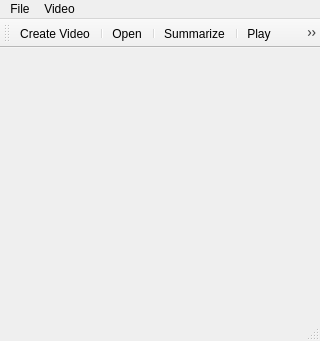
<?xml version="1.0" encoding="UTF-8"?>
<ui version="4.0">
 <class>MainWindow</class>
 <widget class="QMainWindow" name="MainWindow">
  <property name="enabled">
   <bool>true</bool>
  </property>
  <property name="geometry">
   <rect>
    <x>0</x>
    <y>0</y>
    <width>320</width>
    <height>341</height>
   </rect>
  </property>
  <property name="minimumSize">
   <size>
    <width>320</width>
    <height>300</height>
   </size>
  </property>
  <property name="maximumSize">
   <size>
    <width>320</width>
    <height>341</height>
   </size>
  </property>
  <property name="windowTitle">
   <string>MainWindow</string>
  </property>
  <widget class="QWidget" name="centralwidget">
   <property name="minimumSize">
    <size>
     <width>320</width>
     <height>300</height>
    </size>
   </property>
   <property name="maximumSize">
    <size>
     <width>320</width>
     <height>180</height>
    </size>
   </property>
   <layout class="QGridLayout" name="gridLayout"/>
  </widget>
  <widget class="QMenuBar" name="menubar">
   <property name="geometry">
    <rect>
     <x>0</x>
     <y>0</y>
     <width>320</width>
     <height>21</height>
    </rect>
   </property>
   <widget class="QMenu" name="menuFile">
    <property name="title">
     <string>File</string>
    </property>
    <addaction name="actionCreate_Video"/>
    <addaction name="actionOpen"/>
    <addaction name="actionSummarize"/>
   </widget>
   <widget class="QMenu" name="menuVideo">
    <property name="title">
     <string>Video</string>
    </property>
    <addaction name="actionPlay"/>
    <addaction name="actionPause"/>
    <addaction name="actionStop"/>
   </widget>
   <addaction name="menuFile"/>
   <addaction name="menuVideo"/>
  </widget>
  <widget class="QStatusBar" name="statusbar"/>
  <widget class="QToolBar" name="toolBar">
   <property name="windowTitle">
    <string>toolBar</string>
   </property>
   <attribute name="toolBarArea">
    <enum>TopToolBarArea</enum>
   </attribute>
   <attribute name="toolBarBreak">
    <bool>false</bool>
   </attribute>
   <addaction name="actionCreate_Video"/>
   <addaction name="separator"/>
   <addaction name="actionOpen"/>
   <addaction name="separator"/>
   <addaction name="actionSummarize"/>
   <addaction name="separator"/>
   <addaction name="actionPlay"/>
   <addaction name="actionPause"/>
   <addaction name="actionStop"/>
  </widget>
  <action name="actionPlay">
   <property name="icon">
    <iconset resource="resources.qrc">
     <normaloff>:/images/icons/play-button.png</normaloff>:/images/icons/play-button.png</iconset>
   </property>
   <property name="text">
    <string>Play</string>
   </property>
   <property name="toolTip">
    <string>Play the video</string>
   </property>
  </action>
  <action name="actionPause">
   <property name="icon">
    <iconset resource="resources.qrc">
     <normaloff>:/images/icons/pause.png</normaloff>:/images/icons/pause.png</iconset>
   </property>
   <property name="text">
    <string>Pause</string>
   </property>
   <property name="toolTip">
    <string>Pause the video</string>
   </property>
  </action>
  <action name="actionStop">
   <property name="icon">
    <iconset resource="resources.qrc">
     <normaloff>:/images/icons/stop-button.png</normaloff>:/images/icons/stop-button.png</iconset>
   </property>
   <property name="text">
    <string>Stop</string>
   </property>
   <property name="toolTip">
    <string>Stop the Video</string>
   </property>
  </action>
  <action name="actionSummarize">
   <property name="icon">
    <iconset resource="resources.qrc">
     <normaloff>:/images/icons/papers-outlines-stack.png</normaloff>:/images/icons/papers-outlines-stack.png</iconset>
   </property>
   <property name="text">
    <string>Summarize</string>
   </property>
   <property name="toolTip">
    <string>Summarize a set of folers</string>
   </property>
  </action>
  <action name="actionOpen">
   <property name="icon">
    <iconset resource="resources.qrc">
     <normaloff>:/images/icons/folder.png</normaloff>:/images/icons/folder.png</iconset>
   </property>
   <property name="text">
    <string>Open</string>
   </property>
   <property name="toolTip">
    <string>Open a folder</string>
   </property>
  </action>
  <action name="actionCreate_Video">
   <property name="icon">
    <iconset resource="resources.qrc">
     <normaloff>:/images/icons/pen.png</normaloff>:/images/icons/pen.png</iconset>
   </property>
   <property name="text">
    <string>Create Video</string>
   </property>
  </action>
 </widget>
 <resources>
  <include location="resources.qrc"/>
 </resources>
 <connections/>
</ui>
